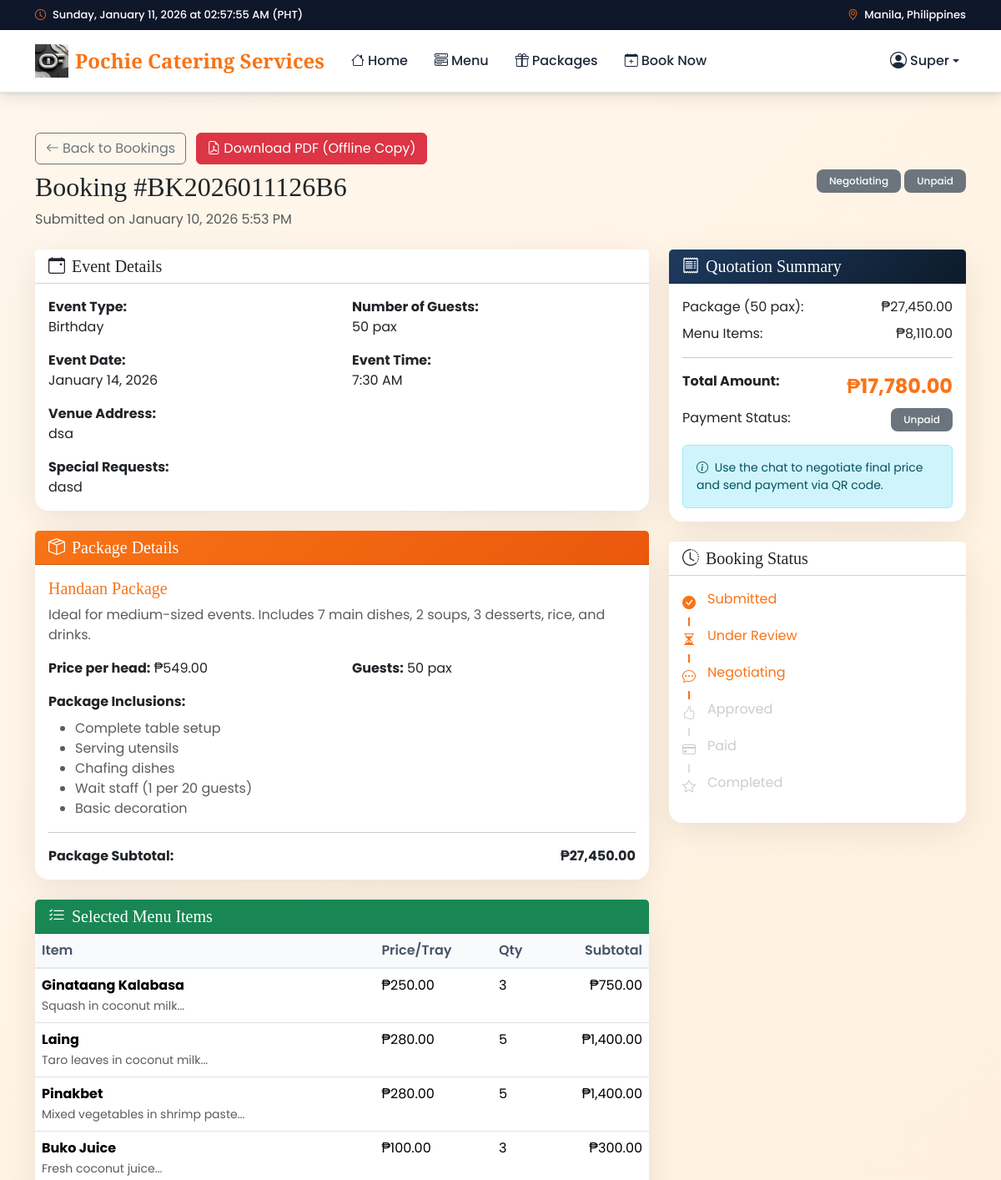
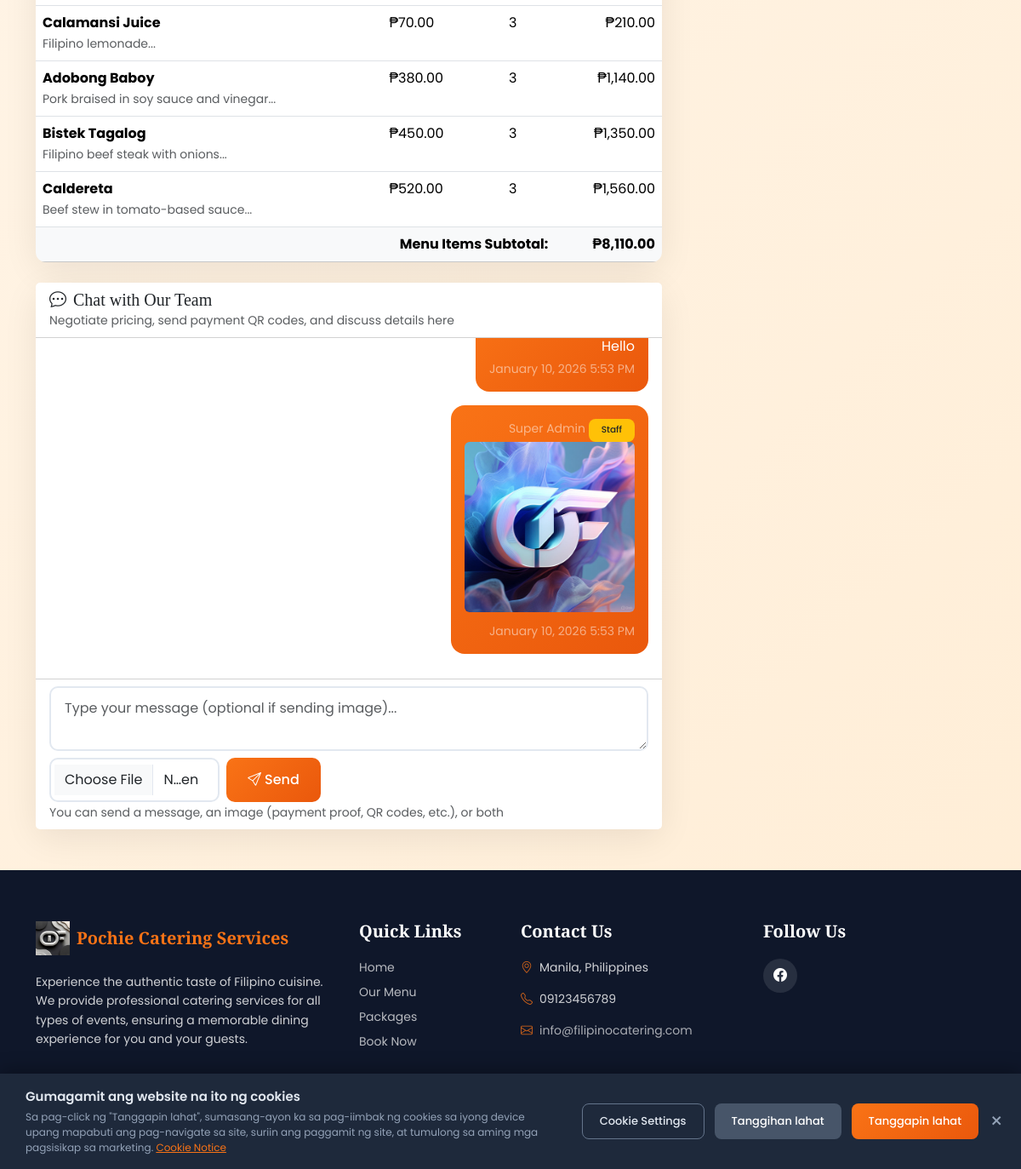
The app's page /booking-details.php?id=17 (signed in) with its own data (2 pictures, top to bottom).
### tables this page shows
CREATE TABLE `users` (
  `id` int(11) NOT NULL,
  `email` varchar(100) NOT NULL,
  `password` varchar(255) NOT NULL,
  `first_name` varchar(50) NOT NULL,
  `last_name` varchar(50) NOT NULL,
  `phone` varchar(20) DEFAULT NULL,
  `address` text DEFAULT NULL,
  `role` enum('customer','staff','admin','super_admin') DEFAULT 'customer',
  `profile_image` varchar(255) DEFAULT NULL,
  `is_active` tinyint(1) DEFAULT 1,
  `created_at` timestamp NOT NULL DEFAULT current_timestamp(),
  `updated_at` timestamp NOT NULL DEFAULT current_timestamp() ON UPDATE current_timestamp(),
  `email_verified` tinyint(1) DEFAULT 0
);

CREATE TABLE `bookings` (
  `id` int(11) NOT NULL,
  `booking_number` varchar(20) NOT NULL,
  `customer_id` int(11) DEFAULT NULL,
  `package_id` int(11) DEFAULT NULL,
  `event_type` varchar(100) DEFAULT NULL,
  `event_date` date NOT NULL,
  `event_time` time DEFAULT NULL,
  `venue_address` text NOT NULL,
  `number_of_guests` int(11) NOT NULL,
  `special_requests` text DEFAULT NULL,
  `total_amount` decimal(12,2) DEFAULT NULL,
  `status` enum('new','pending','negotiating','approved','paid','preparing','completed','cancelled') DEFAULT 'new',
  `payment_status` enum('unpaid','partial','paid') DEFAULT 'unpaid',
  `payment_method` varchar(50) DEFAULT NULL,
  `assigned_staff_id` int(11) DEFAULT NULL,
  `notes` text DEFAULT NULL,
  `created_at` timestamp NOT NULL DEFAULT current_timestamp(),
  `updated_at` timestamp NOT NULL DEFAULT current_timestamp() ON UPDATE current_timestamp()
);

CREATE TABLE `packages` (
  `id` int(11) NOT NULL,
  `name` varchar(100) NOT NULL,
  `description` text DEFAULT NULL,
  `base_price` decimal(10,2) NOT NULL,
  `min_pax` int(11) DEFAULT 50,
  `max_pax` int(11) DEFAULT 500,
  `image` varchar(255) DEFAULT NULL,
  `inclusions` text DEFAULT NULL,
  `is_active` tinyint(1) DEFAULT 1,
  `created_at` timestamp NOT NULL DEFAULT current_timestamp()
);

CREATE TABLE `booking_menu_items` (
  `id` int(11) NOT NULL,
  `booking_id` int(11) DEFAULT NULL,
  `menu_item_id` int(11) DEFAULT NULL,
  `quantity` int(11) DEFAULT 1,
  `price` decimal(10,2) DEFAULT NULL
);

CREATE TABLE `menu_items` (
  `id` int(11) NOT NULL,
  `category_id` int(11) DEFAULT NULL,
  `name` varchar(100) NOT NULL,
  `description` text DEFAULT NULL,
  `price` decimal(10,2) NOT NULL,
  `image` varchar(255) DEFAULT NULL,
  `is_available` tinyint(1) DEFAULT 1,
  `is_featured` tinyint(1) DEFAULT 0,
  `created_at` timestamp NOT NULL DEFAULT current_timestamp()
);

CREATE TABLE `chat_messages` (
  `id` int(11) NOT NULL,
  `booking_id` int(11) DEFAULT NULL,
  `sender_id` int(11) DEFAULT NULL,
  `message` text DEFAULT NULL,
  `image` varchar(255) DEFAULT NULL,
  `is_read` tinyint(1) DEFAULT 0,
  `created_at` timestamp NOT NULL DEFAULT current_timestamp()
);

### booking-details.php (the view, shortened to what the rows shown need)
<?php
require_once 'includes/header.php';
$bookingId = isset($_GET['id']) ? (int)$_GET['id'] : 0;
$stmt = $conn->prepare("SELECT b.*, p.name as package_name, p.base_price, p.description as package_description, p.inclusions,
                        u.first_name, u.last_name, u.email, u.phone
                        FROM bookings b
                        LEFT JOIN packages p ON b.package_id = p.id
                        LEFT JOIN users u ON b.customer_id = u.id
                        WHERE b.id = ? AND b.customer_id = ?");
$stmt->bind_param("ii", $bookingId, $_SESSION['user_id']);
$stmt->execute();
$booking = $stmt->get_result()->fetch_assoc();
$menuItems = $conn->query("SELECT bm.*, m.name, m.description FROM booking_menu_items bm
                           LEFT JOIN menu_items m ON bm.menu_item_id = m.id
                           WHERE bm.booking_id = $bookingId");
$packageTotal = ($booking['base_price'] ?? 0) * $booking['number_of_guests'];
$messages = $conn->query("SELECT cm.*, u.first_name, u.last_name, u.role FROM chat_messages cm
                          LEFT JOIN users u ON cm.sender_id = u.id
                          WHERE cm.booking_id = $bookingId ORDER BY cm.created_at ASC");
?>
<div class="container py-5">
    <div class="d-flex justify-content-between align-items-center mb-4">
        <div>
            <a href="<?= url('my-bookings.php') ?>" class="btn btn-outline-secondary mb-2"><i class="bi bi-arrow-left me-1"></i>Back to Bookings</a>
            <a href="<?= url('export_booking_pdf.php?id=' . $bookingId) ?>" class="btn btn-danger mb-2 ms-2">
                <i class="bi bi-file-earmark-pdf me-1"></i>Download PDF (Offline Copy)
            </a>
            <h2>Booking #<?= htmlspecialchars($booking['booking_number']) ?></h2>
            <p class="text-muted mb-0">Submitted on <?= formatDateTime($booking['created_at']) ?></p>
        </div>
        <div>
            <?= getStatusBadge($booking['status']) ?>
            <?= getPaymentBadge($booking['payment_status']) ?>
        </div>
    </div>
    <div class="row">
        <div class="col-lg-8">
            <div class="card mb-4">
                <div class="card-body">
                    <div class="row">
                        <div class="col-md-6 mb-3">
                            <strong>Event Type:</strong><br>
                            <?= htmlspecialchars($booking['event_type']) ?>
                        </div>
                        <div class="col-md-6 mb-3">
                            <strong>Number of Guests:</strong><br>
                            <?= $booking['number_of_guests'] ?> pax
                        </div>
                        <div class="col-md-6 mb-3">
                            <strong>Event Date:</strong><br>
                            <?= formatDate($booking['event_date']) ?>
                        </div>
                        <div class="col-md-6 mb-3">
                            <strong>Event Time:</strong><br>
                            <?= date('g:i A', strtotime($booking['event_time'])) ?>
                        </div>
                        <div class="col-12 mb-3">
                            <strong>Venue Address:</strong><br>
                            <?= htmlspecialchars($booking['venue_address']) ?>
                        </div>
                        <?php if ($booking['special_requests']): ?>
                        <div class="col-12">
                            <strong>Special Requests:</strong><br>
                            <?= nl2br(htmlspecialchars($booking['special_requests'])) ?>
                        </div>
                        <?php endif; ?>
                    </div>
                </div>
            </div>
            <div class="card mb-4">
                <div class="card-body">
                    <h5 style="color: var(--primary);"><?= htmlspecialchars($booking['package_name']) ?></h5>
                    <p class="text-muted"><?= htmlspecialchars($booking['package_description'] ?? '') ?></p>
                    <div class="row">
                        <div class="col-md-6">
                            <p><strong>Price per head:</strong> <?= formatPrice($booking['base_price']) ?></p>
                        </div>
                        <div class="col-md-6">
                            <p><strong>Guests:</strong> <?= $booking['number_of_guests'] ?> pax</p>
                        </div>
                    </div>
                    <?php if ($booking['inclusions']): ?>
                    <p class="mb-2"><strong>Package Inclusions:</strong></p>
                    <ul class="text-muted">
                        <?php
                        $inclusions = explode(',', $booking['inclusions']);
                        foreach($inclusions as $inc):
                            if(trim($inc)):
                        ?>
                        <li><?= htmlspecialchars(trim($inc)) ?></li>
                        <?php endif; endforeach; ?>
                    </ul>
                    <?php endif; ?>
                    <hr>
                    <div class="d-flex justify-content-between">
                        <strong>Package Subtotal:</strong>
                        <strong><?= formatPrice($packageTotal) ?></strong>
                    </div>
                </div>
            </div>
            <?php if ($menuItems->num_rows > 0): ?>
            <div class="card mb-4">
                <div class="card-body p-0">
                    <table class="table table-hover mb-0">
                        <thead class="table-light">
                            <tr>
                                <th>Item</th>
                                <th>Price/Tray</th>
                                <th>Qty</th>
                                <th class="text-end">Subtotal</th>
                            </tr>
                        </thead>
                        <tbody>
                            <?php while($item = $menuItems->fetch_assoc()): ?>
                            <tr>
                                <td>
                                    <strong><?= htmlspecialchars($item['name']) ?></strong>
                                    <?php if($item['description']): ?>
                                    <br><small class="text-muted"><?= htmlspecialchars(substr($item['description'], 0, 40)) ?>...</small>
                                    <?php endif; ?>
                                </td>
                                <td><?= formatPrice($item['price']) ?></td>
                                <td><?= $item['quantity'] ?></td>
                                <td class="text-end"><?= formatPrice($item['price'] * $item['quantity']) ?></td>
                            </tr>
                            <?php endwhile; ?>
                        </tbody>
                    </table>
                </div>
            </div>
            <?php endif; ?>
            <div class="card" id="chat">
                <div class="card-body" style="max-height: 400px; overflow-y: auto;" id="chatBox">
                    <?php if ($messages->num_rows > 0): ?>
                        <?php while($msg = $messages->fetch_assoc()): ?>
                            <div class="mb-3 <?= $msg['sender_id'] == $_SESSION['user_id'] ? 'text-end' : '' ?>">
                                <div class="d-inline-block p-3 rounded-4 <?= $msg['sender_id'] == $_SESSION['user_id'] ? 'text-white' : 'bg-light' ?>" style="max-width: 80%; <?= $msg['sender_id'] == $_SESSION['user_id'] ? 'background: linear-gradient(135deg, #f97316, #ea580c);' : '' ?>">
                                    <small class="d-block <?= $msg['sender_id'] == $_SESSION['user_id'] ? 'text-white-50' : 'text-muted' ?>">
                                        <?= htmlspecialchars($msg['first_name'] . ' ' . $msg['last_name']) ?>
                                        <?php if (in_array($msg['role'], ['admin', 'super_admin', 'staff'])): ?>
                                            <span class="badge bg-warning text-dark">Staff</span>
                                        <?php endif; ?>
                                    </small>
                                    <?php if ($msg['image']): ?>
                                        <a href="<?= url('uploads/chat/' . $msg['image']) ?>" target="_blank">
                                            <img src="<?= url('uploads/chat/' . $msg['image']) ?>" class="img-fluid rounded mb-2" style="max-width: 200px;">
                                        </a><br>
                                    <?php endif; ?>
                                    <?= nl2br(htmlspecialchars($msg['message'])) ?>
                                    <small class="d-block <?= $msg['sender_id'] == $_SESSION['user_id'] ? 'text-white-50' : 'text-muted' ?> mt-1">
                                        <?= formatDateTime($msg['created_at']) ?>
                                    </small>
                                </div>
                            </div>
                        <?php endwhile; ?>
                    <?php else: ?>
                        <p class="text-muted text-center">No messages yet. Start a conversation with our team!</p>
                    <?php endif; ?>
                </div>
            </div>
        </div>
        <div class="col-lg-4">
            <div class="card mb-4">
                <div class="card-body">
                    <div class="d-flex justify-content-between mb-2">
                        <span>Package (<?= $booking['number_of_guests'] ?> pax):</span>
                        <span><?= formatPrice($packageTotal) ?></span>
                    </div>
                    <div class="d-flex justify-content-between mb-2">
                        <strong>Total Amount:</strong>
                        <strong class="fs-4" style="color: var(--primary);"><?= formatPrice($booking['total_amount']) ?></strong>
                    </div>
                    <div class="d-flex justify-content-between mb-3">
                        <span>Payment Status:</span>
                        <?= getPaymentBadge($booking['payment_status']) ?>
                    </div>
                </div>
            </div>
        </div>
    </div>
</div>

### includes/header.php (shortened to what the rows shown need)
<?php
require_once __DIR__ . '/../config/functions.php';
$currentUser = getCurrentUser($conn);
?>
<!DOCTYPE html>
<html lang="en">
<head>
    <link href="https://cdn.jsdelivr.net/npm/bootstrap@5.3.2/dist/css/bootstrap.min.css" rel="stylesheet">
    <link href="https://cdn.jsdelivr.net/npm/bootstrap-icons@1.11.1/font/bootstrap-icons.css" rel="stylesheet">
</head>
  <body>
    <header class="sticky-top shadow-sm">
      <nav class="navbar navbar-expand-lg border-bottom">
        <div class="container">
            <div class="d-flex align-items-center order-lg-last">
                <?php if (isLoggedIn()): ?>
                    <div class="dropdown">
                        <a class="nav-link dropdown-toggle d-flex align-items-center" href="#" data-bs-toggle="dropdown">
                            <i class="bi bi-person-circle fs-5 me-1"></i>
                            <span class="d-none d-sm-inline"><?= htmlspecialchars($currentUser['first_name'] ?? 'User') ?></span>
                        </a>
                    </div>
                <?php endif; ?>
            </div>
        </div>
    </nav>
</header>

### config/functions.php (shortened to what the rows shown need)
<?php
function url($path) {
    return BASE_URL . '/' . ltrim($path, '/');
}
function isLoggedIn() {
    return isset($_SESSION['user_id']);
}
function getCurrentUser($conn) {
    $id = $_SESSION['user_id'];
    $result = $conn->query("SELECT * FROM users WHERE id = $id");
    return $result->fetch_assoc();
}
function formatPrice($price) {
    return '₱' . number_format($price, 2);
}
function formatDate($date) {
    return date('F j, Y', strtotime($date));
}
function formatDateTime($datetime) {
    return date('F j, Y g:i A', strtotime($datetime));
}
function getStatusBadge($status) {
    $badges = [
        'new' => '<span class="badge bg-info">New</span>',
        'pending' => '<span class="badge bg-warning">Pending</span>',
        'negotiating' => '<span class="badge bg-primary">Negotiating</span>',
        'approved' => '<span class="badge bg-success">Approved</span>',
        'paid' => '<span class="badge bg-success">Paid</span>',
        'preparing' => '<span class="badge bg-info">Preparing</span>',
        'completed' => '<span class="badge bg-secondary">Completed</span>',
        'cancelled' => '<span class="badge bg-danger">Cancelled</span>'
    ];
    return $badges[$status] ?? '<span class="badge bg-secondary">' . ucfirst($status) . '</span>';
}
function getPaymentBadge($status) {
    $badges = [
        'unpaid' => '<span class="badge bg-danger">Unpaid</span>',
        'partial' => '<span class="badge bg-warning">Partial</span>',
        'paid' => '<span class="badge bg-success">Paid</span>'
    ];
    return $badges[$status] ?? '<span class="badge bg-secondary">' . ucfirst($status) . '</span>';
}
?>

### records on screen
users: first_name "Super"
bookings: booking_number "BK2026011126B6", created_at "January 10, 2026 5:53 PM", status "Negotiating", payment_status "Unpaid Unpaid", event_type "Birthday", number_of_guests "50", event_date "January 14, 2026", event_time "7:30 AM", venue_address "dsa", special_requests "dasd", package.name "Handaan Package", package.description "Ideal for medium-sized events. Includes 7 main dishes, 2 soups, 3 desserts, rice, and drinks.", package.base_price "₱549.00", package.inclusions "Complete table setup", package.inclusions "Serving utensils", package.inclusions "Chafing dishes", package.inclusions "Wait staff (1 per 20 guests)", package.inclusions "Basic decoration", formatPrice($packageTotal) "₱27,450.00", total_amount "₱17,780.00"
booking_menu_items: menu_item.name "Ginataang Kalabasa", menu_item.description "Squash in coconut milk", price "₱250.00", quantity "3", formatPrice($item['price'] * $item['quantity']) "₱750.00"
booking_menu_items: menu_item.name "Laing", menu_item.description "Taro leaves in coconut milk", price "₱280.00", quantity "5", formatPrice($item['price'] * $item['quantity']) "₱1,400.00"
booking_menu_items: menu_item.name "Pinakbet", menu_item.description "Mixed vegetables in shrimp paste", price "₱280.00", quantity "5", formatPrice($item['price'] * $item['quantity']) "₱1,400.00"
booking_menu_items: menu_item.name "Buko Juice", menu_item.description "Fresh coconut juice", price "₱100.00", quantity "3", formatPrice($item['price'] * $item['quantity']) "₱300.00"
booking_menu_items: menu_item.name "Calamansi Juice", menu_item.description "Filipino lemonade", price "₱70.00", quantity "3", formatPrice($item['price'] * $item['quantity']) "₱210.00"
booking_menu_items: menu_item.name "Adobong Baboy", menu_item.description "Pork braised in soy sauce and vinegar", price "₱380.00", quantity "3", formatPrice($item['price'] * $item['quantity']) "₱1,140.00"
booking_menu_items: menu_item.name "Bistek Tagalog", menu_item.description "Filipino beef steak with onions", price "₱450.00", quantity "3", formatPrice($item['price'] * $item['quantity']) "₱1,350.00"
booking_menu_items: menu_item.name "Caldereta", menu_item.description "Beef stew in tomato-based sauce", price "₱520.00", quantity "3", formatPrice($item['price'] * $item['quantity']) "₱1,560.00"
chat_messages: message "Hello", created_at "January 10, 2026 5:53 PM"
chat_messages: sender.last_name "Super Admin", shows "Staff", image (picture), created_at "January 10, 2026 5:53 PM"

### other values on screen
$settings['site_address'] "Manila, Philippines"
$settings['site_name'] "Pochie Catering Services"
formatPrice($menuItemsTotal) "₱8,110.00"
$siteName "Pochie Catering Services"
$siteAddress "Manila, Philippines"
$sitePhone "09123456789"
$siteEmail "info@filipinocatering.com"
